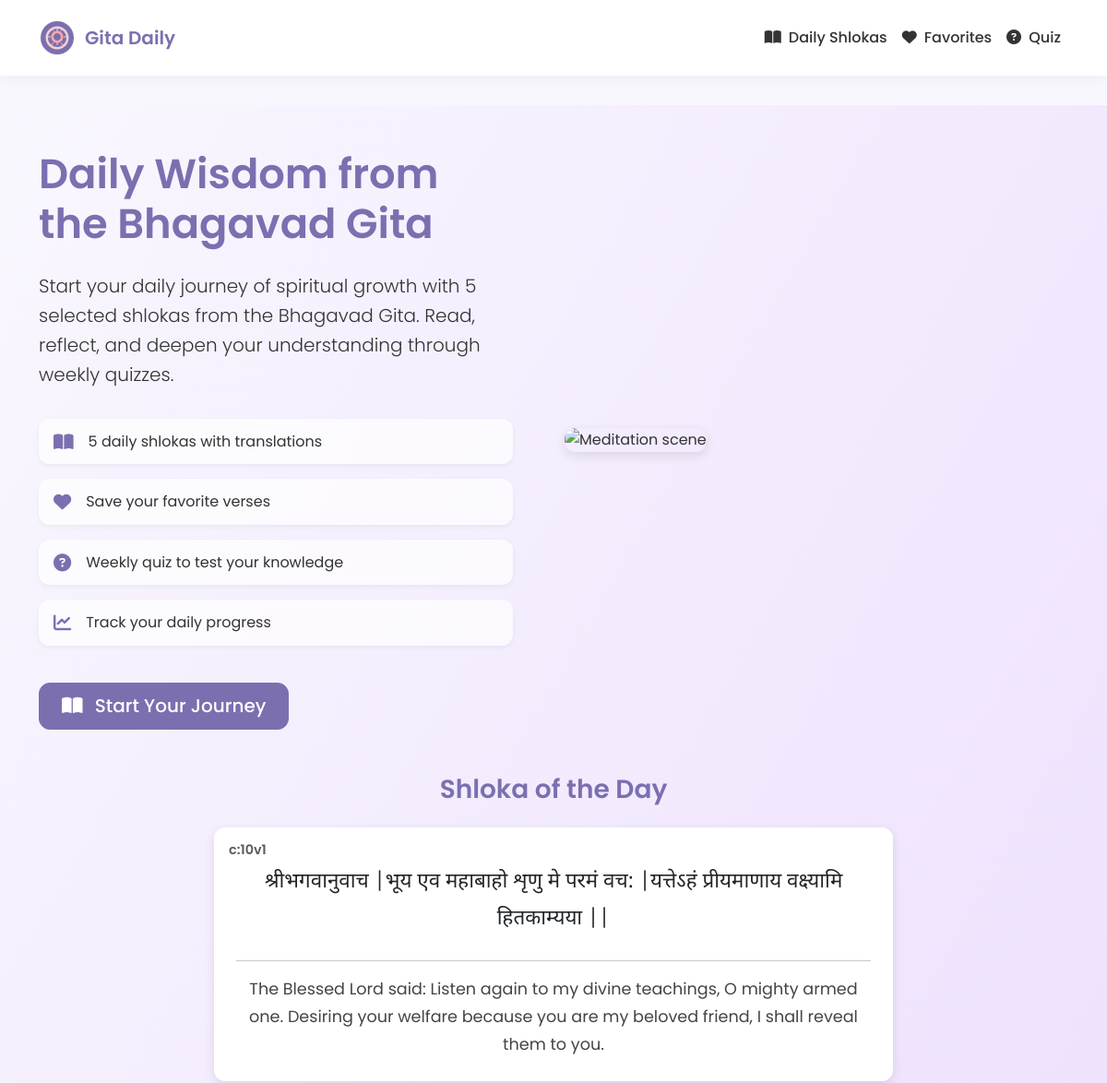
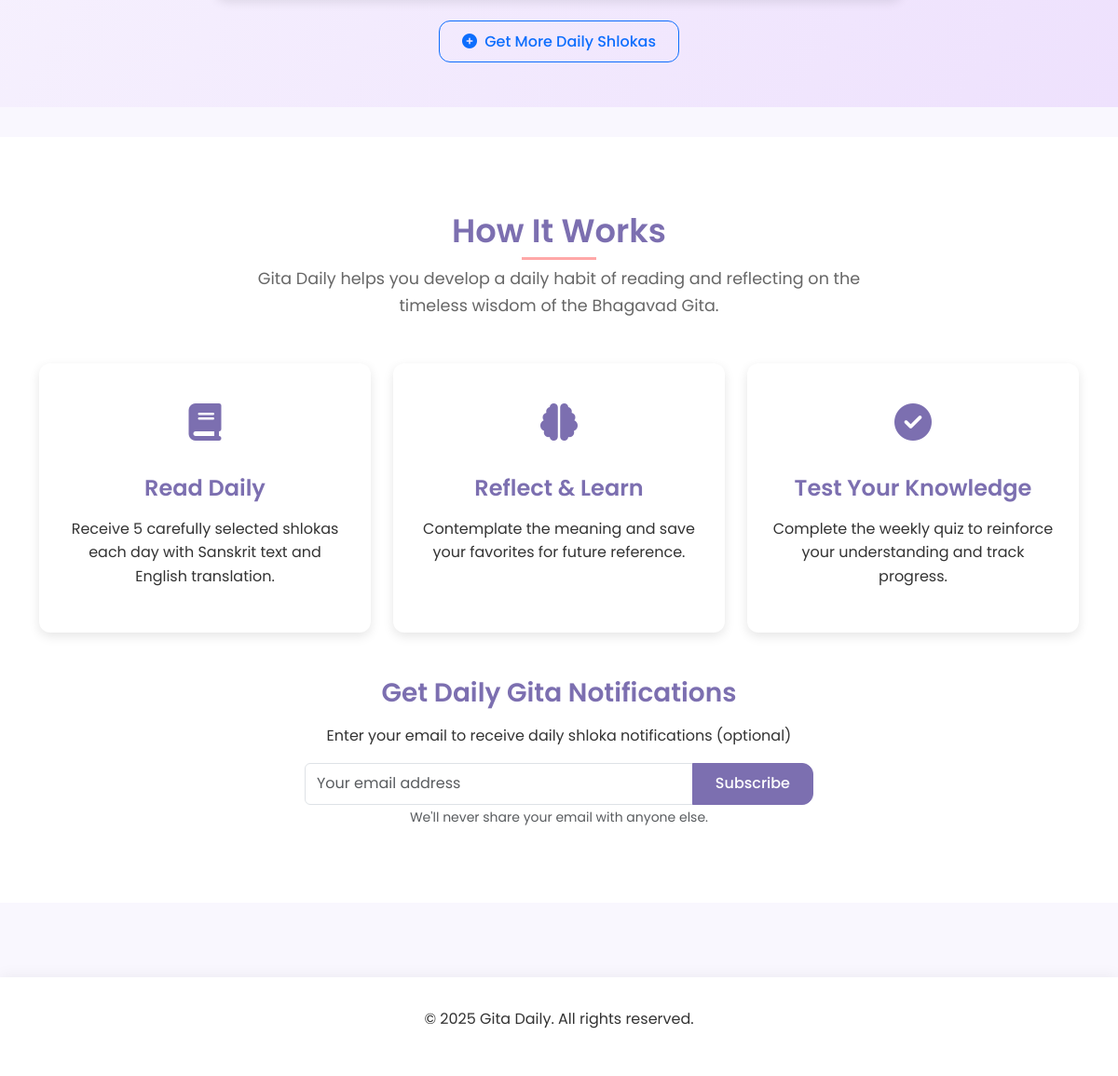
The page / on the database its author committed (2 pictures, top to bottom).
### models.py (models this page shows)
class Shloka(db.Model):
    __tablename__ = 'shlokas'
    id = db.Column(db.String, primary_key=True)
    sanskrit = db.Column(db.Text, nullable=False)
    english = db.Column(db.Text, nullable=False)

### routes.py (the view)
@app.route('/')
def index():
    random_shloka = get_initial_shlokas(1)[0] if Shloka.query.count() > 0 else None
    return render_template(
        'index.html',
        random_shloka=random_shloka
    )

### routes.py (called while the page is built)
@app.before_request
def before_request():
    if 'session_id' not in session:
        session['session_id'] = str(uuid.uuid4())
    session.permanent = True

### utils.py (called while the page is built)
def get_initial_shlokas(count=5):
    return Shloka.query.order_by(Shloka.id).limit(count).all()

### templates/index.html (shortened to what this page needs)
{% extends "base.html" %}
{% block content %}
<div class="landing-page">
    <div class="container">
        <div class="row align-items-center">
            <div class="col-lg-6">
                <div class="hero-content">
                    <h1 class="mb-4">Daily Wisdom from the Bhagavad Gita</h1>
                    <p class="lead mb-4">
                        Start your daily journey of spiritual growth with 5 selected shlokas from the Bhagavad Gita.
                        Read, reflect, and deepen your understanding through weekly quizzes.
                    </p>
                    <div class="features-list">
                        <div class="feature-item">
                            <i class="fas fa-book-open"></i>
                            <span>5 daily shlokas with translations</span>
                        </div>
                        <div class="feature-item">
                            <i class="fas fa-heart"></i>
                            <span>Save your favorite verses</span>
                        </div>
                        <div class="feature-item">
                            <i class="fas fa-question-circle"></i>
                            <span>Weekly quiz to test your knowledge</span>
                        </div>
                        <div class="feature-item">
                            <i class="fas fa-chart-line"></i>
                            <span>Track your daily progress</span>
                        </div>
                    </div>
                    <a href="{{ url_for('dashboard') }}" class="btn btn-primary btn-lg mt-4">
                        <i class="fas fa-book-open me-2"></i> Start Your Journey
                    </a>
                </div>
            </div>
            <div class="col-lg-6">
                <div class="hero-image">
                    <img src="{{ url_for('static', filename='images/meditation.jpg') }}" alt="Meditation scene" class="img-fluid" onerror="this.src='https://images.unsplash.com/photo-1499728603263-13726abce5fd'">
                </div>
            </div>
        </div>
        {% if random_shloka %}
        <div class="row mt-5">
            <div class="col-lg-8 mx-auto">
                <div class="featured-shloka text-center">
                    <h3 class="mb-4">Shloka of the Day</h3>
                    <div class="card">
                        <div class="card-body">
                            <h4 class="shloka-id text-muted">{{ random_shloka.id }}</h4>
                            <div class="shloka-sanskrit mt-3">
                                {{ random_shloka.sanskrit }}
                            </div>
                            <hr>
                            <div class="shloka-english">
                                {{ random_shloka.english }}
                            </div>
                        </div>
                    </div>
                    <div class="mt-3">
                        <a href="{{ url_for('dashboard') }}" class="btn btn-outline-primary">
                            <i class="fas fa-plus-circle me-1"></i> Get More Daily Shlokas
                        </a>
                    </div>
                </div>
            </div>
        </div>
        {% endif %}
    </div>
</div>
<section class="app-info">
    <div class="container">
        <div class="row justify-content-center">
            <div class="col-lg-8 text-center">
                <h2 class="section-title">How It Works</h2>
                <p class="section-description">
                    Gita Daily helps you develop a daily habit of reading and reflecting on the timeless wisdom of the Bhagavad Gita.
                </p>
            </div>
        </div>
        <div class="row mt-5">
            <div class="col-md-4">
                <div class="info-card">
                    <div class="info-icon">
                        <i class="fas fa-book"></i>
                    </div>
                    <h3>Read Daily</h3>
                    <p>Receive 5 carefully selected shlokas each day with Sanskrit text and English translation.</p>
                </div>
            </div>
            <div class="col-md-4">
                <div class="info-card">
                    <div class="info-icon">
                        <i class="fas fa-brain"></i>
                    </div>
                    <h3>Reflect & Learn</h3>
                    <p>Contemplate the meaning and save your favorites for future reference.</p>
                </div>
            </div>
            <div class="col-md-4">
                <div class="info-card">
                    <div class="info-icon">
                        <i class="fas fa-check-circle"></i>
                    </div>
                    <h3>Test Your Knowledge</h3>
                    <p>Complete the weekly quiz to reinforce your understanding and track progress.</p>
                </div>
            </div>
        </div>
        <div class="row mt-5">
            <div class="col-lg-6 mx-auto text-center">
                <div class="email-signup-form">
                    <h3>Get Daily Gita Notifications</h3>
                    <p>Enter your email to receive daily shloka notifications (optional)</p>
                    <div class="input-group">
                        <input type="email" id="notification-email" class="form-control" placeholder="Your email address">
                        <button id="register-email-btn" class="btn btn-primary">Subscribe</button>
                    </div>
                    <small class="form-text text-muted mt-2">We'll never share your email with anyone else.</small>
                </div>
            </div>
        </div>
    </div>
</section>
{% endblock %}

### templates/base.html (shortened to what this page needs)
<!DOCTYPE html>
<html lang="en">
<head>
    <link href="https://cdn.jsdelivr.net/npm/bootstrap@5.3.0-alpha1/dist/css/bootstrap.min.css" rel="stylesheet">
    <link rel="stylesheet" href="https://cdnjs.cloudflare.com/ajax/libs/font-awesome/6.4.0/css/all.min.css">
    <link rel="stylesheet" href="https://cdn.jsdelivr.net/npm/swiper@10/swiper-bundle.min.css" />
    <link rel="stylesheet" href="{{ url_for('static', filename='css/styles.css') }}">
</head>
<body>
    <div class="app-container">
        <nav class="navbar navbar-expand-lg navbar-light">
            <div class="container">
                <a class="navbar-brand" href="{{ url_for('index') }}">
                    <img src="{{ url_for('static', filename='images/logo.svg') }}" alt="Gita Daily Logo" height="40">
                    <span>Gita Daily</span>
                </a>
                <div class="collapse navbar-collapse" id="navbarNav">
                    <ul class="navbar-nav ms-auto">
                        <li class="nav-item">
                            <a class="nav-link {% if request.endpoint == 'dashboard' %}active{% endif %}" href="{{ url_for('dashboard') }}">
                                <i class="fas fa-book-open me-1"></i> Daily Shlokas
                            </a>
                        </li>
                        <li class="nav-item">
                            <a class="nav-link {% if request.endpoint == 'favorites' %}active{% endif %}" href="{{ url_for('favorites') }}">
                                <i class="fas fa-heart me-1"></i> Favorites
                            </a>
                        </li>
                        <li class="nav-item">
                            <a class="nav-link {% if request.endpoint == 'quiz' %}active{% endif %}" href="{{ url_for('quiz') }}">
                                <i class="fas fa-question-circle me-1"></i> Quiz
                            </a>
                        </li>
                    </ul>
                </div>
            </div>
        </nav>
        <main class="main-content">
            {% block content %}{% endblock %}
        </main>
        <footer class="footer">
            <div class="container">
                <div class="row">
                    <div class="col-12 text-center">
                        <p>&copy; 2025 Gita Daily. All rights reserved.</p>
                    </div>
                </div>
            </div>
        </footer>
    </div>
</body>
</html>

### static/css/styles.css (style rules this page uses)
:root { --primary-color: #7c6fb0; --secondary-color: #f7d2cd; --accent-color: #ffa8a8; --text-color: #333333; --light-color: #f8f9fa; --dark-color: #343a40; --success-color: #28a745; --danger-color: #dc3545; --warning-color: #ffc107; --info-color: #17a2b8; --border-radius: 12px; --shadow: 0 4px 12px rgba(0, 0, 0, 0.1); --transition: all 0.3s ease; --font-sans: 'Poppins', sans-serif; --font-sanskrit: 'Noto Sans Devanagari', sans-serif; }
body { font-family: var(--font-sans); color: var(--text-color); background-color: #f9f7fe; line-height: 1.6; overflow-x: hidden; }
.app-container { display: flex; flex-direction: column; min-height: 100vh; }
.main-content { flex: 1; padding: 2rem 0; }
h1, h2, h3, h4, h5, h6 { font-weight: 600; margin-bottom: 1rem; color: var(--primary-color); }
.navbar { background-color: white; box-shadow: 0 2px 15px rgba(0, 0, 0, 0.05); padding: 1rem 0; }
.navbar-brand { display: flex; align-items: center; font-weight: 600; color: var(--primary-color); }
.navbar-brand img { margin-right: 10px; }
.nav-link { padding: 0.5rem 1rem; font-weight: 500; color: var(--text-color); transition: var(--transition); }
.btn { padding: 0.6rem 1.5rem; border-radius: var(--border-radius); transition: var(--transition); font-weight: 500; }
.btn-primary { background-color: var(--primary-color); border-color: var(--primary-color); }
.card { border-radius: var(--border-radius); border: none; box-shadow: var(--shadow); overflow: hidden; transition: var(--transition); margin-bottom: 1.5rem; }
.card-body { padding: 1.5rem; }
.landing-page { padding: 3rem 0; background-image: linear-gradient(120deg, #f9f7fe 0%, #eee1fd 100%); margin-bottom: 2rem; }
.hero-content { padding-right: 2rem; }
.hero-content h1 { font-size: 2.8rem; color: var(--primary-color); }
.hero-image img { border-radius: var(--border-radius); box-shadow: var(--shadow); }
.features-list { margin-top: 2rem; }
.feature-item { display: flex; align-items: center; margin-bottom: 1rem; background-color: rgba(255, 255, 255, 0.7); padding: 0.75rem 1rem; border-radius: var(--border-radius); box-shadow: 0 2px 5px rgba(0, 0, 0, 0.05); }
.feature-item i { color: var(--primary-color); font-size: 1.2rem; margin-right: 1rem; }
.app-info { padding: 5rem 0; background-color: white; }
.section-title { font-size: 2.2rem; margin-bottom: 1rem; position: relative; display: inline-block; }
.section-title::after { content: ''; position: absolute; bottom: -10px; left: 50%; transform: translateX(-50%); width: 80px; height: 3px; background-color: var(--accent-color); }
.section-description { font-size: 1.1rem; color: #666; max-width: 700px; margin: 0 auto; }
.info-card { text-align: center; padding: 2rem 1.5rem; background-color: #fff; border-radius: var(--border-radius); box-shadow: var(--shadow); transition: var(--transition); height: 100%; }
.info-icon { font-size: 2.5rem; color: var(--primary-color); margin-bottom: 1.5rem; }
.info-card h3 { font-size: 1.5rem; margin-bottom: 1rem; }
.footer { background-color: white; box-shadow: 0 -2px 15px rgba(0, 0, 0, 0.05); padding: 2rem 0; margin-top: 3rem; }
.shloka-id { position: absolute; top: 1rem; left: 1rem; font-size: 0.9rem; color: #999; }
.shloka-sanskrit { text-align: center; font-family: var(--font-sanskrit); font-size: 1.4rem; line-height: 1.8; margin-bottom: 1.5rem; }
.shloka-english { font-size: 1.1rem; color: #444; line-height: 1.7; }

### rows shown on the page
Shloka: id "c:10v1", sanskrit "श्रीभगवानुवाच |भूय एव महाबाहो शृणु मे परमं वच: |यत्तेऽहं प्रीयमाणाय वक्ष्यामि हितकाम्यया ||", english "The Blessed Lord said: Listen again to my divine teachings, O mighty armed one. Desiring your welfare because you are my beloved friend, I shall reveal them to you."
